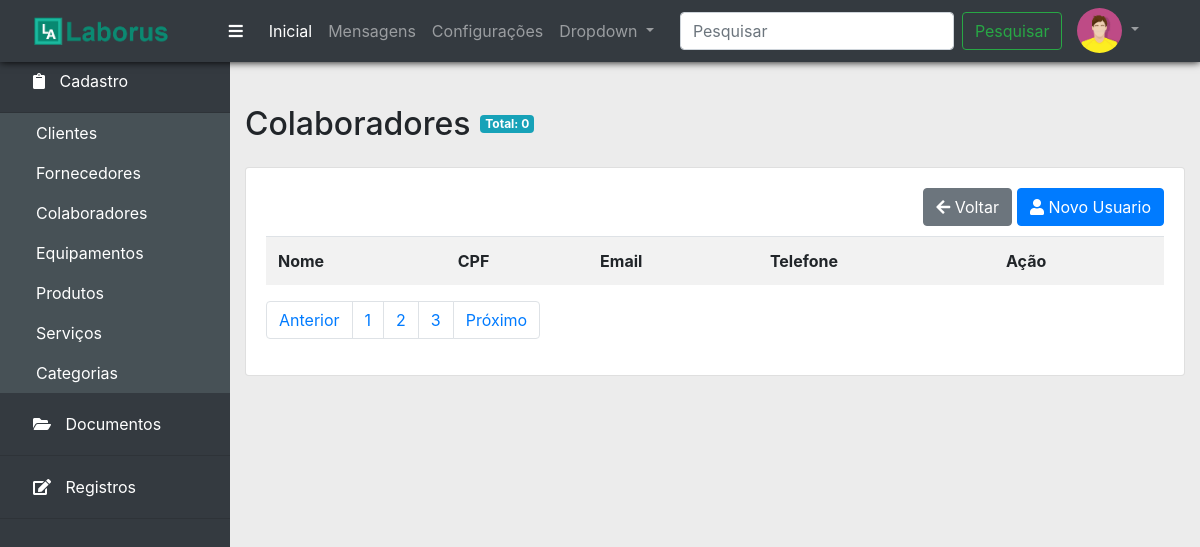
Page /colaboradores.php on the earlier database version.
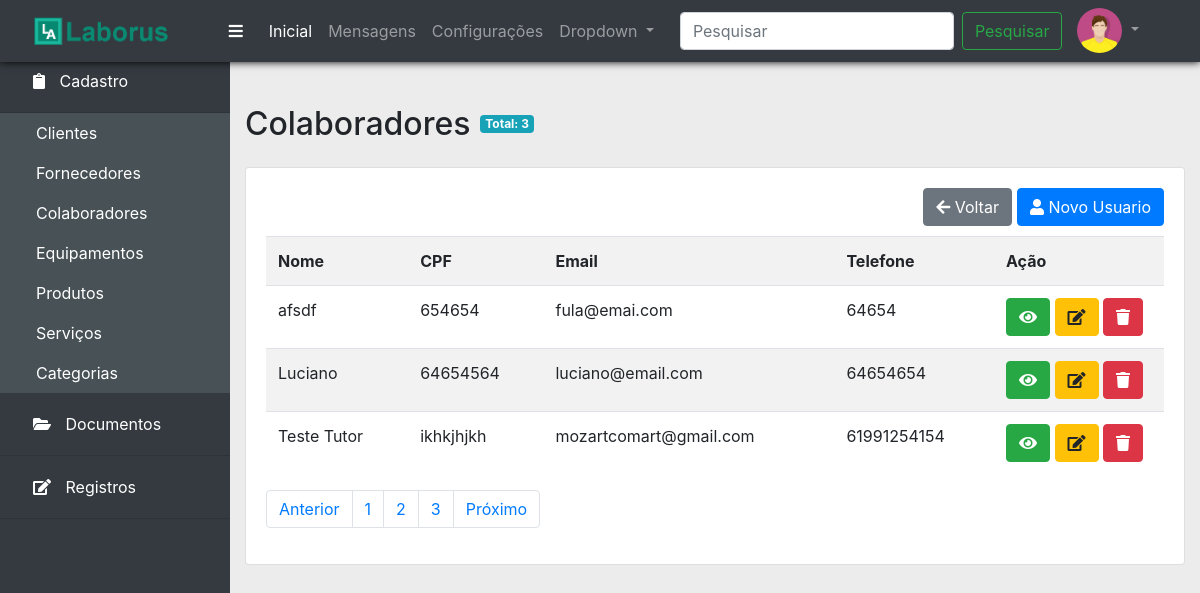
Same page on the later database version.
### tables this page shows
CREATE TABLE `colaboradores` (
  `id` int NOT NULL AUTO_INCREMENT,
  `nome` varchar(75) NOT NULL,
  `cpf` varchar(14) NOT NULL,
  `email` varchar(150) NOT NULL,
  `telefone` varchar(14) DEFAULT NULL,
  `logradouro` varchar(150) DEFAULT NULL,
  `numero` varchar(45) DEFAULT NULL,
  `complemento` varchar(150) DEFAULT NULL,
  `bairro` varchar(100) DEFAULT NULL,
  `cidade` varchar(100) DEFAULT NULL,
  `estado` varchar(2) DEFAULT NULL,
  `senha` varchar(64) DEFAULT NULL,
  PRIMARY KEY (`id`)
);

### bd/itens_menu.php (called while the page is built)
<?php
$itens_menu = [
			[
				'item' => 'Cadastro',
				'icon' => 'clipboard',
				'opcoes' => [
					['nome' => 'Clientes', 'link' => 'clientes.php'],
					['nome' => 'Fornecedores', 'link' => 'fornecedores.php'],
					['nome' => 'Colaboradores', 'link' => 'colaboradores.php'],
					['nome' => 'Equipamentos', 'link' => 'equipamentos.php'],
					['nome' => 'Produtos', 'link' => 'produtos.php'],
					['nome' => 'Serviços', 'link' => 'servicos.php'],
					['nome' => 'Categorias', 'link' => 'categorias.php']
				],
			],
			[
				'item' => 'Documentos',
				'icon' => 'folder-open',
				'opcoes' => [
					['nome' => 'Lista mestra', 'link' => '#'],
					['nome' => 'Documentos externos', 'link' => '#'],
					['nome' => 'Procedimentos', 'link' => '#'],
					['nome' => 'Instruções de trabalho', 'link' => '#'],
					['nome' => 'Obsoletos', 'link' => '#'],
					['nome' => 'Em revisão/Elaboração','link' => '#'],
					['nome' => 'Manuais','link' => '#'],
					['nome' => 'Anexos', 'link' => '#']
				]
			],
			[
				'item' => 'Registros',
				'icon' => 'edit',
				'opcoes' => [
					['nome' => 'Organização', 'link' => '#'],
					['nome' => 'Pessoal', 'link' => '#'],
					['nome' => 'Equipamentos', 'link' => '#'],
					['nome' => 'Compras', 'link' => '#'],
					['nome' => 'Análise crítica de contratos', 'link' => '#'],
					['nome' => 'Reclamações', 'link' => '#'],
					['nome' => 'Trabalho não conforme', 'link' => '#'],
					['nome' => 'Controle de registros', 'link' => '#'],
					['nome' => 'Gestão de riscos', 'link' => '#'],
					['nome' => 'Melhorias', 'link' => '#'],
					['nome' => 'Ações corretivas', 'link' => '#'],
					['nome' => 'Auditorias', 'link' => '#'],
					['nome' => 'Análise crítica pela gerencia', 'link' => '#'],
					['nome' => 'Plano de ação', 'link' => '#']
				]
			],
		];
?>

### colaboradores.php (the view, shortened to what the changed rows need)
<?php
include_once('bd/conexao.php');
include_once('layout/header.php');
include_once('layout/sidebar.php');
$sql = "SELECT * FROM colaboradores;";
$qr = mysqli_query($conexao, $sql);
$colaboradores = mysqli_fetch_all($qr, MYSQLI_ASSOC);
?>
<div class="col">
<h2 class="titulo">Colaboradores</h2>
<span class="badge badge-info totais">Total: <?php echo count($colaboradores); ?></span>
  <div class="card">
    <div class="card-body">
      <br />
      <br />
      <table class="table table-striped table-hover">
        <tr>
          <th>Nome</th>
          <th>CPF</th>
          <th>Email</th>
          <th>Telefone</th>
          <th class="acao">Ação</th>
        </tr>
        <?php foreach($colaboradores as $chave => $colaborador): ?>
        <tr>
          <td><?= $colaborador['nome'] ?></td>
          <td><?= $colaborador['cpf'] ?></td>
          <td><?= $colaborador['email'] ?></td>
          <td><?= $colaborador['telefone'] ?></td>
          <td>
            <a href="#" class="btn btn-success">
              <i class="fas fa-eye"></i>
            </a>
            <a href="#" class="btn btn-warning">
              <i class="fas fa-edit"></i>
            </a>
            <a href="gerencia_colaboradores.php?id=<?php echo $colaborador['id']; ?>&acao=deletar" class="btn btn-danger" onclick="return confirm('Deseja realmente deletar?')">
              <i class="fas fa-trash"></i>
            </a>
          </td>
        </tr>
      <?php endforeach; ?>
      </table>
    </div>
  </div>
</div>
</div>
<?php
include_once('layout/footer.php');
?>

### layout/sidebar.php
<?php include_once('bd/itens_menu.php'); ?>
<div class="container-fluid">
  <div class="row">
    <div class=" sidebar" id="sidebar">
      <div class="accordion" id="accordionExample">
        <?php foreach($itens_menu as $chave => $menu) : ?>
          <div class="card">
            <div class="card-header" id="headingOne">
              <h5 class="mb-0">
                <button class="btn btn-link" type="button" data-toggle="collapse" data-target="#subitens<?php echo $chave; ?>" aria-expanded="true" aria-controls="collapseOne">
                  <i class="fas fa-<?php echo $menu['icon']; ?> icone-sidebar"></i> <?php echo $menu['item'] ?>
                </button>
              </h5>
            </div>
            <div id="subitens<?php echo $chave; ?>" class="collapse <?php echo ($chave == 0 ? 'show' : ''); ?>" aria-labelledby="headingOne" data-parent="#accordionExample">
              <div class="card-body">
                <ul class="nav flex-column menu-lateral">
                  <?php foreach($menu['opcoes'] as $subitem): ?>
                    <li class="nav-item"><a class="nav-link" href="<?php echo $subitem['link']; ?>"><?php echo $subitem['nome']; ?></a></li>
                  <?php endforeach; ?>
                </ul>
              </div>
            </div>
          </div>
        <?php endforeach; ?>
      </div>
    </div>
    <div class="content" id="main-content">
        <div class="row conteudo">

Differences in the rows shown:
added colaboradores: nome "afsdf", cpf "654654", email "fula@emai.com", telefone "64654"
added colaboradores: nome "Luciano", cpf "64654564", email "luciano@email.com", telefone "64654654"
added colaboradores: nome "Teste Tutor", cpf "ikhkjhjkh", email "mozartcomart@gmail.com", telefone "61991254154"
Other differences:
count($colaboradores): "0" → "3"
